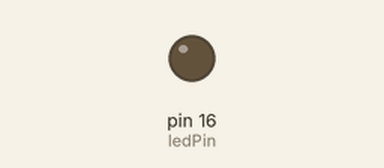
Bench run of a sketch on a simulated Arduino Uno, built with avr-gcc and run on an emulated ATmega328P. Parts: output pins drawn as LEDs (lit = HIGH).

Above: at 0.9 s.
At 3.8 s:
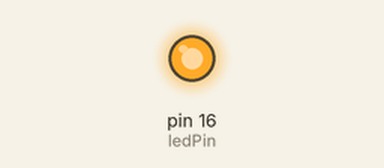
Timing chart, 0 to 10.0 s (numbered marks = the images above):
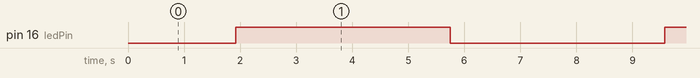

The sketch:

basic_pwm.ino
```cpp
/**
 * I've chosen to use standard integer types to illustrate the bounds of PWM.
 * These standard integer types make it clearer exactly how many bits you're using.
 *
 * For example:
 *    "uint8_t" is an unsigned eight bit integer (from 0 to 255)
 *    "uint32_t" is an unsigned thirty-two bit integer (from 0 to 4,294,967,295)
 *
 * In normal C code, we could use "#include <stdint.h>" to get the same effect.
 */

const uint8_t ledPin = 16;  // GPIO 16 for LED
const uint32_t delayAmount = 15;

void setup() {
  pinMode(ledPin, OUTPUT);
}

void loop() {
  // LED turns on slowly
  for (uint8_t value = 0; value < 255; value++) {
    analogWrite(ledPin, value); // writes a value from
    delay(delayAmount);
  }

  // LED turns off slowly
  for (uint8_t value = 255; value > 0; value--) {
    analogWrite(ledPin, value);
    delay(delayAmount);
  }
}
```

Measured:
- by itself, pin 16 (ledPin): alternates HIGH for 3.8 s and LOW for 3.8 s
